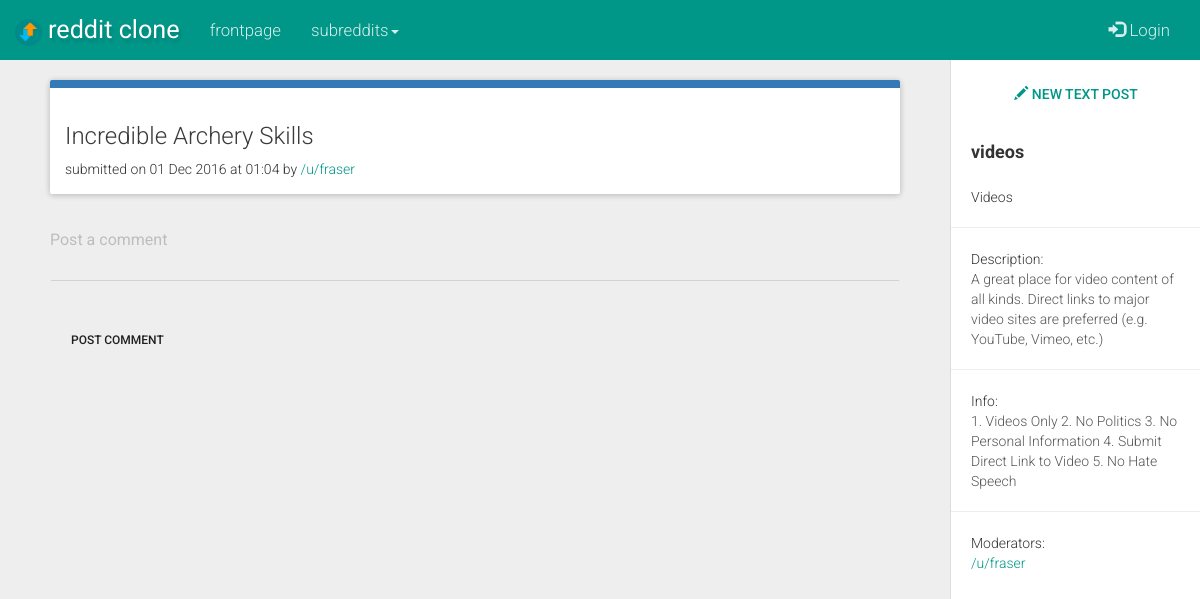
Page /r/videos/comments/5ihwp3e/incredible_archery_skills/ on the committed database.
### tables this page shows
CREATE TABLE posts (
  post_id TEXT UNIQUE,
  related_subreddit_id TEXT,
  related_subreddit_name TEXT,
  related_user_id TEXT,
  post_type TEXT,
  post_title TEXT,
  url_friendly_title TEXT,
  post_link TEXT,
  post_textarea TEXT,
  post_timestamp TEXT,
  post_votes TEXT,
  upvoted_by_user TEXT,
  downvoted_by_user TEXT
);

CREATE TABLE subreddits (
  subreddit_id TEXT UNIQUE,
  subreddit_name TEXT UNIQUE,
  subreddit_title TEXT,
  subreddit_desc TEXT,
  subreddit_sidebar TEXT,
  subreddit_created_on TEXT,
  created_by_user TEXT
);

### app.py (the view)
@app.route('/r/<string:subreddit>/comments/<string:post_id>/<string:post_title>/')
def comments_section(subreddit, post_id, post_title):
  con = sqlite3.connect(db_location)
  con.row_factory = sqlite3.Row
  cursor = con.cursor()
  cursor.execute("SELECT * FROM subreddits WHERE subreddit_name=?",(subreddit, ))
  subreddit = cursor.fetchall()
  cursor.execute("SELECT * FROM comments WHERE related_post_id=parent_id AND related_post_id=?",(post_id, ))
  top_level_comments = cursor.fetchall()
  cursor.execute("SELECT * FROM comments WHERE related_post_id != parent_id")
  comment_replies = cursor.fetchall()
  cursor.execute("SELECT * FROM posts WHERE post_id=?",(post_id, ))
  post_details = cursor.fetchall()
  return render_template('comments.html', post_details = post_details, top_level_comments = top_level_comments, comment_replies = comment_replies, subreddit = subreddit)

### app.py (called while the page is built)
@app.teardown_appcontext
def close_db_connection(exception):
  db = getattr(g, 'db', None)
  if db is not None:
    db.close()

### templates/comments.html (shortened to what this page needs)
{% extends "base.html" %}
{% block body %}
  {% if post_details %}
    {% for post in post_details %}
      <div id="wrapper">
        <div id="sidebar-wrapper">
            <ul class="sidebar-nav"><br>
                <a href="{{ url_for('submit_form', _anchor='link') }}" class="btn btn-primary btn-block btn-sq"> new link</a>
                <a href="{{ url_for('submit_form', _anchor='text') }}" class="btn btn-primary btn-block btn-sq"><span class="glyphicon glyphicon-pencil"> </span> new text post</a>
              {% for sub in subreddit %}
                <li class="sidebar-brand">
                    <strong>{{ sub.subreddit_name }}</strong>
                </li>
                <li>
                    <small class="sidebar-item">{{ sub.subreddit_title }} </small>
                </li>
                <hr>
                <li>
                    <small>Description:</small>
                    <p class="sidebar-item">{{ sub.subreddit_desc }} </p>
                </li>
                <hr>
                <li>
                    <small>Info:</small>
                    <p class="sidebar-item">{{ sub.subreddit_sidebar }}</p>
                </li>
                <hr>
                <li>
                    <small>Moderators:</small>
                    <p class="sidebar-item">
                      <a href="{{ url_for('user', user=sub.created_by_user) }}">/u/{{ sub.created_by_user }}</a>
                    </p>
                </li>
              {% endfor %}
            </ul>
        </div>
        <div id="page-content-wrapper">
            <div class="container-fluid">
                <div class="row">
                    <div class="col-lg-12">
                        <div class="panel panel-default panel-post">
                          <div class="panel-body">
                            {% if post.post_type == 'link' %}
                              <h3><a href="{{ ''.join([' ',post.post_link]) }}" class="post-title-link" target="_blank"> {{ post.post_title }}</a></h3>
                            {% endif %}
                            {% if post.related_user_id == session['username'] %}
                              <small>submitted on {{ post.post_timestamp }} by <a href="{{ url_for('user', user=post.related_user_id) }}"><span class="label label-primary label-op">/u/{{post.related_user_id}}</span></a> -
                              <form action="{{ url_for('delete_post') }}" method="post" enctype="multipart/form-data" id="deletePost" style="display:inline;">
                                <input type="hidden" name="post_id" value="{{ post.post_id }}">
                                <a href="">edit </a> <button type="button" class="btn btn-link btn-xs" data-toggle="modal" data-target="#delete-post-modal" style="color:#ce1414;">delete </button>
                              </form>
                              </small>
                            {% else %}
                              <small>submitted on {{ post.post_timestamp }} by <a href="{{ url_for('user', user=post.related_user_id) }}">/u/{{post.related_user_id}}</a> </small>
                            {% endif %}
                          </div>
                        </div>
                        <div class="comments-wrapper">
                          <div class="comment-form-container">
                            <form action="{{ url_for('add_comment') }}" method="POST" enctype="multipart/form-data">
                              <textarea rows="2" class="form-control comment-form" name="comment_text" id="comment_text" placeholder="Post a comment" required></textarea><br>
                              <button type="submit" class="btn btn-default btn-sm btn-sq">post comment</button>
                            </form>
                          </div>
                        </div>
                    </div>
                </div>
            </div>
        </div>
    </div>
    {% endfor %}
  {% endif %}
{% endblock %}

### static/css/style.css (style rules this page uses)
small { font-size: 100%; }
.sidebar-nav > .btn { margin: 10px 0px !important; }
.form-control { border-radius:0px !important; }
.btn-sq { border-radius: 0px !important; }
.panel-post { border-top: 8px solid #337ab7; z-index:5; }
a.post-title-link { color: #3a3a3a; }
.comments-wrapper { width: 100%; height: 100%; }
.comment-form { border-radius: 4px !important; }
#sidebar-wrapper { position: fixed !important; top: 0px; overflow-y: scroll !important; }
#page-content-wrapper { position: relative !important; }

### static/css/sidebar.css (style rules this page uses)
body { overflow-x: hidden; }
#wrapper { margin-top: -20px; padding-left: 0; -webkit-transition: all 0.5s ease; -moz-transition: all 0.5s ease; -o-transition: all 0.5s ease; transition: all 0.5s ease; }
#sidebar-wrapper { z-index: 1000; position: absolute; right: 0px; width: 0; height: 100%; margin-left: -250px; overflow: hidden; background: #fff; border-left: 1px solid #dcdcdc; -webkit-transition: all 0.5s ease; -moz-transition: all 0.5s ease; -o-transition: all 0.5s ease; transition: all 0.5s ease; }
#page-content-wrapper { width: 100%; position: absolute; padding: 15px; }
.sidebar-nav { position: absolute; top: 0; width: 250px; margin: 0; padding: 0; list-style: none; }
.sidebar-nav li { margin: 0px 20px 0px 20px; }
.sidebar-nav li p { color:#565656; word-wrap: break-word; }
.sidebar-nav > .sidebar-brand { height: 65px; font-size: 18px; line-height: 60px; }
@media (min-width:1024px) { #wrapper { margin-top: -20px; padding-right: 250px; } }
@media (min-width:1024px) { #sidebar-wrapper { width: 250px; } }
@media (min-width:1024px) { #page-content-wrapper { padding: 20px; position: relative; } }

### rows in the picture
posts: post_title "Incredible Archery Skills", post_timestamp "01 Dec 2016 at 01:04", related_user_id "fraser"
subreddits: subreddit_name "videos", subreddit_title "Videos", subreddit_desc "A great place for video content of all kinds. Direct links to major video sites are preferred (e.g. YouTube, Vimeo, etc.)", subreddit_sidebar "1. Videos Only 2. No Politics 3. No Personal Information 4. Submit Direct Link to Video 5. No Hate Speech", created_by_user "fraser"
